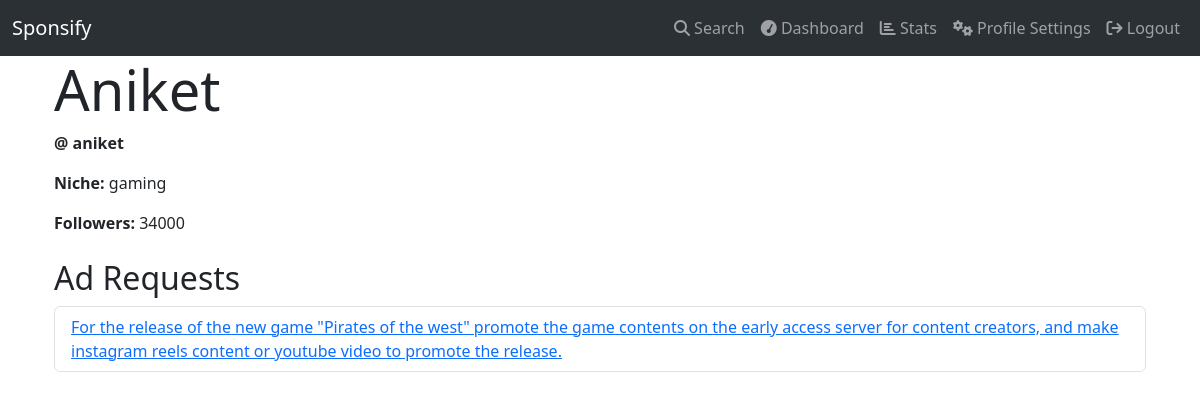
The app's page /profile/profile_influencers/7 (signed in) with its own data.
### models.py (models this page shows)
class Influencer(db.Model):
    __tablename__ = 'influencer'
    id = db.Column(db.Integer, primary_key=True)
    username = db.Column(db.String(50), unique=True, nullable=False)
    name = db.Column(db.String(50))
    niche = db.Column(db.String(50), nullable=False)
    followers = db.Column(db.Integer, nullable=False)
    ad_requests = db.relationship('AdRequest', backref='influencer', lazy=True)

class AdRequest(db.Model):
    __tablename__ = 'adrequest'
    id = db.Column(db.Integer, primary_key=True)
    campaign_id = db.Column(db.Integer, db.ForeignKey('campaign.id'), nullable=False)
    influencer_id = db.Column(db.Integer, db.ForeignKey('influencer.id'))
    sponsor_id = db.Column(db.Integer, db.ForeignKey('sponsor.id'), nullable=False)
    messages = db.Column(db.Text)
    requirements = db.Column(db.Text, nullable=False)
    payment_amount = db.Column(db.Float, nullable=False)
    status = db.Column(db.String(20), nullable=False, default='Pending')
    is_new_for_influencer = db.Column(db.Boolean, default=True)
    privacy = db.Column(db.String(20), nullable=False, default='Private')
    ad_interests = db.relationship('AdInterest', backref='adrequest', lazy=True, cascade='all, delete-orphan')

### routes.py (the view)
@app.route('/profile/profile_influencers/<int:id>')
@auth
def view_influencer_profile(id):
    influencer = Influencer.query.get_or_404(id)
    ad_requests = AdRequest.query.filter_by(influencer_id=id, status='Accepted', privacy='Public').all()
    return render_template('profile/profile_influencers.html', influencer=influencer, ad_requests=ad_requests)

### routes.py (called while the page is built)
def auth(func):
    @wraps(func)
    def inner_auth(*args, **kwargs):
        if 'user_id' in session:
            return func(*args, **kwargs)
        else:
            flash('Please login first')
            return redirect(url_for('login'))
    return inner_auth

@app.context_processor
def inject_user():
    return dict(get_current_user=get_current_user)

### user_role.py (called while the page is built)
def get_current_user():
    if 'user_id' in session:
        return User.query.get(session['user_id'])
    return None

### templates/profile/profile_influencers.html (shortened to what this page needs)
{% extends 'layout.html' %}
{% block content %}
<div class="container">
    <h1 class="display-4">{{ influencer.name }}</h1>
    <p><strong>@ {{ influencer.username}}</strong></p>
    <p><strong>Niche:</strong> {{ influencer.niche }}</p>
    <p><strong>Followers:</strong> {{ influencer.followers }}</p>
    <h2 class="mt-4">Ad Requests</h2>
    {% if influencer.ad_requests %}
        <ul class="list-group">
            {% for ad_request in ad_requests %}
            <li class="list-group-item">
                <a href="{{ url_for('view_ad_request', id=ad_request.id) }}">{{ ad_request.messages }}</a>
            </li>
            {% endfor %}
        </ul>
    {% else %}
        <p>No ad requests found for this influencer.</p>
    {% endif %}
</div>
{% endblock %}

### records on screen
Influencer: name "Aniket", username "aniket", niche "gaming", followers "34000"
AdRequest: messages "For the release of the new game \"Pirates of the west\" promote the game contents on the early access server for content creators, and make instagram reels content or youtube video to promote the release."
